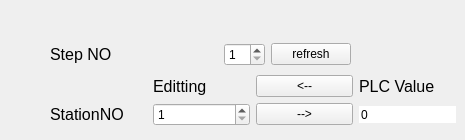
        <widget class="QWidget" name="stepStationConnection">
         <attribute name="title">
          <string>stepStationConnection</string>
         </attribute>
         <widget class="QWidget" name="layoutWidget_5">
          <property name="geometry">
           <rect>
            <x>50</x>
            <y>40</y>
            <width>406</width>
            <height>91</height>
           </rect>
          </property>
          <layout class="QHBoxLayout" name="horizontalLayout_5">
           <item>
            <layout class="QVBoxLayout" name="verticalLayout_2">
             <item>
              <layout class="QHBoxLayout" name="horizontalLayout_6">
               <item>
                <widget class="QLabel" name="label_15">
                 <property name="font">
                  <font>
                   <family>Arial</family>
                   <pointsize>12</pointsize>
                  </font>
                 </property>
                 <property name="text">
                  <string>Step NO</string>
                 </property>
                </widget>
               </item>
               <item>
                <spacer name="horizontalSpacer_3">
                 <property name="orientation">
                  <enum>Qt::Horizontal</enum>
                 </property>
                 <property name="sizeHint" stdset="0">
                  <size>
                   <width>40</width>
                   <height>20</height>
                  </size>
                 </property>
                </spacer>
               </item>
               <item>
                <widget class="QSpinBox" name="spinBox_stepNO">
                 <property name="buttonSymbols">
                  <enum>QAbstractSpinBox::UpDownArrows</enum>
                 </property>
                 <property name="minimum">
                  <number>1</number>
                 </property>
                 <property name="maximum">
                  <number>16</number>
                 </property>
                </widget>
               </item>
               <item>
                <widget class="QPushButton" name="btn_QueryStepStation">
                 <property name="enabled">
                  <bool>true</bool>
                 </property>
                 <property name="text">
                  <string>refresh</string>
                 </property>
                </widget>
               </item>
               <item>
                <spacer name="horizontalSpacer_4">
                 <property name="orientation">
                  <enum>Qt::Horizontal</enum>
                 </property>
                 <property name="sizeHint" stdset="0">
                  <size>
                   <width>40</width>
                   <height>20</height>
                  </size>
                 </property>
                </spacer>
               </item>
              </layout>
             </item>
             <item>
              <layout class="QGridLayout" name="gridLayout_3">
               <item row="1" column="1">
                <widget class="QSpinBox" name="spinBox_stationNO">
                 <property name="buttonSymbols">
                  <enum>QAbstractSpinBox::UpDownArrows</enum>
                 </property>
                 <property name="minimum">
                  <number>1</number>
                 </property>
                 <property name="maximum">
                  <number>16</number>
                 </property>
                </widget>
               </item>
               <item row="1" column="3">
                <widget class="QSpinBox" name="CV_stationNO">
                 <property name="frame">
                  <bool>false</bool>
                 </property>
                 <property name="readOnly">
                  <bool>true</bool>
                 </property>
                 <property name="buttonSymbols">
                  <enum>QAbstractSpinBox::NoButtons</enum>
                 </property>
                </widget>
               </item>
               <item row="1" column="0">
                <widget class="QLabel" name="label_19">
                 <property name="font">
                  <font>
                   <family>Arial</family>
                   <pointsize>12</pointsize>
                  </font>
                 </property>
                 <property name="text">
                  <string>StationNO</string>
                 </property>
                </widget>
               </item>
               <item row="0" column="3">
                <widget class="QLabel" name="PLC_Value_Label_9">
                 <property name="font">
                  <font>
                   <family>Arial</family>
                   <pointsize>12</pointsize>
                  </font>
                 </property>
                 <property name="text">
                  <string>PLC Value</string>
                 </property>
                </widget>
               </item>
               <item row="0" column="1">
                <widget class="QLabel" name="label_16">
                 <property name="font">
                  <font>
                   <family>Arial</family>
                   <pointsize>12</pointsize>
                  </font>
                 </property>
                 <property name="text">
                  <string>Editting</string>
                 </property>
                </widget>
               </item>
               <item row="0" column="2">
                <widget class="QPushButton" name="btn_undoStepsStationEdit">
                 <property name="enabled">
                  <bool>true</bool>
                 </property>
                 <property name="text">
                  <string>&lt;--</string>
                 </property>
                </widget>
               </item>
               <item row="1" column="2">
                <widget class="QPushButton" name="btn_setStationToStep">
                 <property name="enabled">
                  <bool>true</bool>
                 </property>
                 <property name="text">
                  <string>--&gt;</string>
                 </property>
                </widget>
               </item>
              </layout>
             </item>
            </layout>
           </item>
          </layout>
         </widget>
        </widget>
